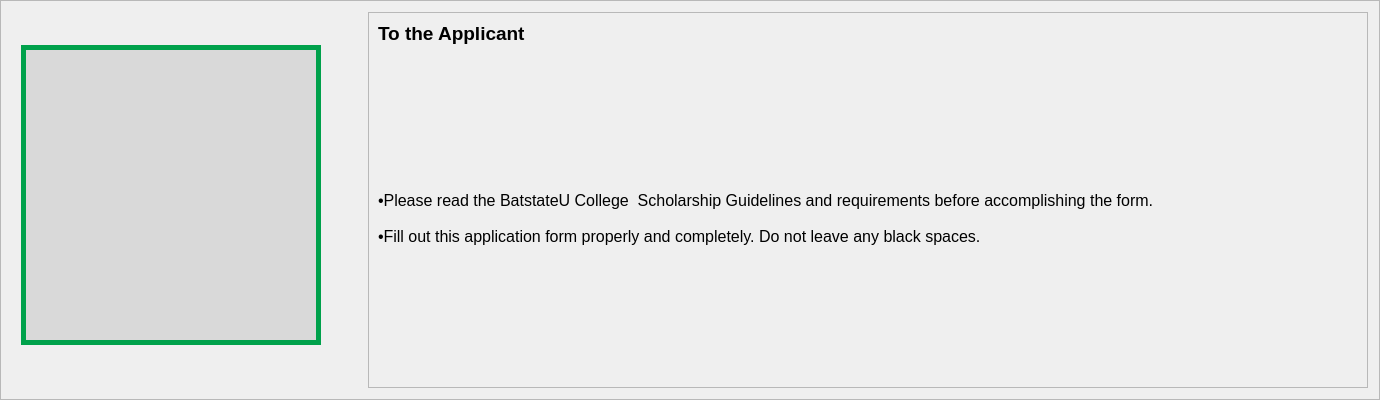
                       <widget class="QFrame" name="frame_8">
                        <property name="minimumSize">
                         <size>
                          <width>0</width>
                          <height>400</height>
                         </size>
                        </property>
                        <property name="styleSheet">
                         <string notr="true">QLineEdit {
background-color: white;
border: 2px solid #d9d9d9;
}

QDateEdit {
background-color: white;
border: 2px solid #d9d9d9;
}

QSpinBox {
background-color: white;
border: 2px solid #d9d9d9;
}</string>
                        </property>
                        <property name="frameShape">
                         <enum>QFrame::StyledPanel</enum>
                        </property>
                        <property name="frameShadow">
                         <enum>QFrame::Raised</enum>
                        </property>
                        <layout class="QHBoxLayout" name="horizontalLayout_20">
                         <item>
                          <widget class="QWidget" name="widget_21" native="true">
                           <property name="minimumSize">
                            <size>
                             <width>350</width>
                             <height>350</height>
                            </size>
                           </property>
                           <property name="maximumSize">
                            <size>
                             <width>350</width>
                             <height>350</height>
                            </size>
                           </property>
                           <layout class="QVBoxLayout" name="verticalLayout_28">
                            <property name="topMargin">
                             <number>0</number>
                            </property>
                            <item>
                             <widget class="QLabel" name="bsuprofile">
                              <property name="minimumSize">
                               <size>
                                <width>200</width>
                                <height>200</height>
                               </size>
                              </property>
                              <property name="maximumSize">
                               <size>
                                <width>300</width>
                                <height>300</height>
                               </size>
                              </property>
                              <property name="styleSheet">
                               <string notr="true">background-color: rgb(217, 217, 217);
border: 5px solid #00a14b;</string>
                              </property>
                              <property name="text">
                               <string/>
                              </property>
                              <property name="pixmap">
                               <pixmap resource="res.qrc">:/images/upload.png</pixmap>
                              </property>
                              <property name="scaledContents">
                               <bool>true</bool>
                              </property>
                              <property name="wordWrap">
                               <bool>false</bool>
                              </property>
                             </widget>
                            </item>
                           </layout>
                          </widget>
                         </item>
                         <item>
                          <widget class="QFrame" name="frame_6">
                           <property name="minimumSize">
                            <size>
                             <width>1000</width>
                             <height>40</height>
                            </size>
                           </property>
                           <property name="frameShape">
                            <enum>QFrame::StyledPanel</enum>
                           </property>
                           <property name="frameShadow">
                            <enum>QFrame::Raised</enum>
                           </property>
                           <layout class="QVBoxLayout" name="verticalLayout_27">
                            <property name="topMargin">
                             <number>0</number>
                            </property>
                            <item>
                             <widget class="QLabel" name="label_54">
                              <property name="maximumSize">
                               <size>
                                <width>16777215</width>
                                <height>40</height>
                               </size>
                              </property>
                              <property name="font">
                               <font>
                                <pointsize>14</pointsize>
                                <weight>75</weight>
                                <bold>true</bold>
                               </font>
                              </property>
                              <property name="text">
                               <string>To the Applicant</string>
                              </property>
                              <property name="alignment">
                               <set>Qt::AlignJustify|Qt::AlignVCenter</set>
                              </property>
                              <property name="wordWrap">
                               <bool>true</bool>
                              </property>
                             </widget>
                            </item>
                            <item>
                             <widget class="QLabel" name="label_55">
                              <property name="font">
                               <font>
                                <pointsize>12</pointsize>
                               </font>
                              </property>
                              <property name="text">
                               <string>•Please read the BatstateU College  Scholarship Guidelines and requirements before accomplishing the form.

•Fill out this application form properly and completely. Do not leave any black spaces.</string>
                              </property>
                              <property name="alignment">
                               <set>Qt::AlignJustify|Qt::AlignVCenter</set>
                              </property>
                              <property name="wordWrap">
                               <bool>true</bool>
                              </property>
                             </widget>
                            </item>
                           </layout>
                          </widget>
                         </item>
                        </layout>
                       </widget>
